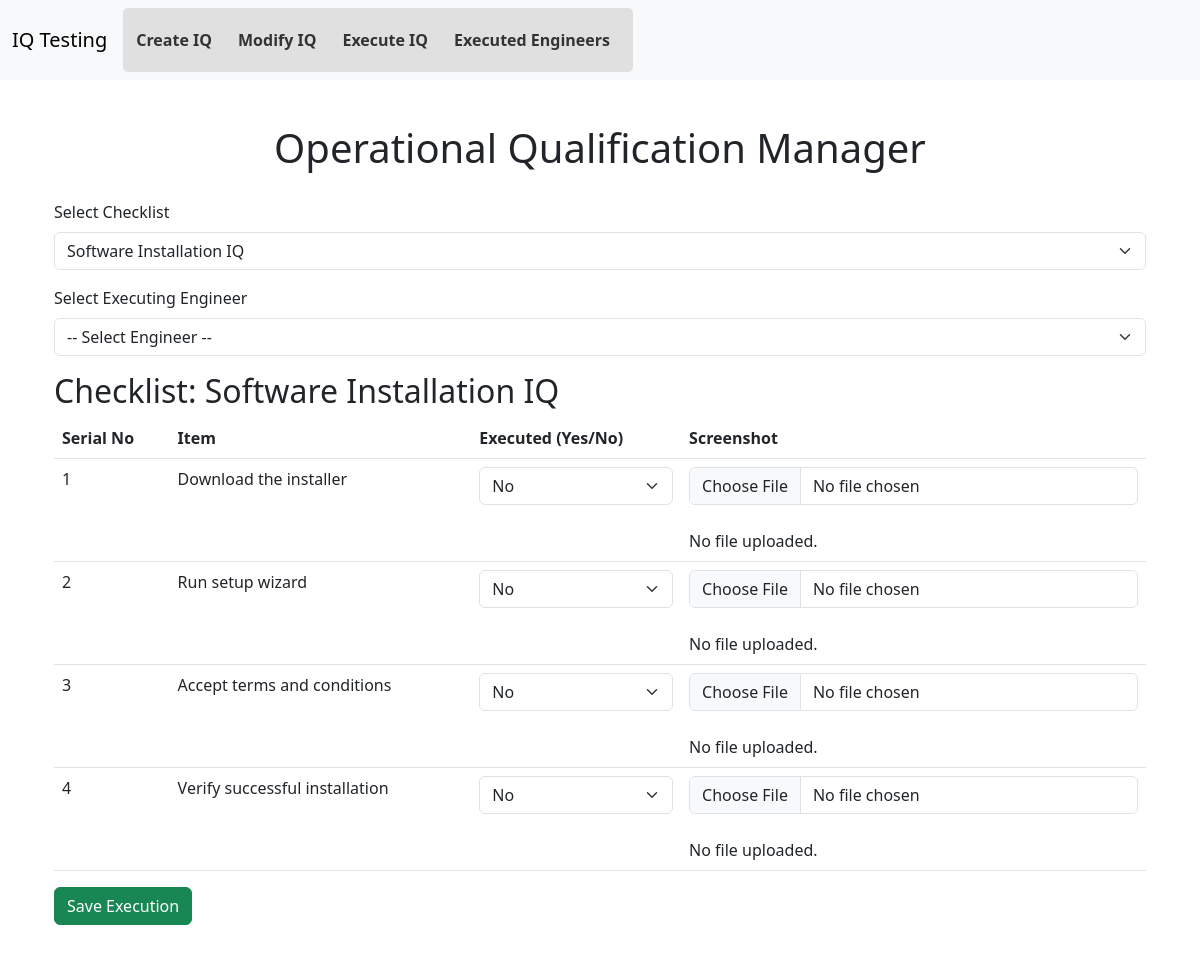
Screenshot of /execute_iq?checklist_id=1 with the database file from the repository.
### models.py (models this page shows)
class Checklist(db.Model):
    __tablename__ = 'checklists'
    checklist_id = db.Column(db.Integer, primary_key=True, autoincrement=True)
    name = db.Column(db.String(200), nullable=False, unique=True)
    description = db.Column(db.String(500))
    items = db.relationship('ChecklistItem', backref='checklist', lazy=True, cascade="all, delete-orphan")
    executions = db.relationship('Execution', backref='checklist', lazy=True, cascade="all, delete-orphan")

class ChecklistItem(db.Model):
    __tablename__ = 'checklist_items'
    item_id = db.Column(db.Integer, primary_key=True, autoincrement=True)
    description = db.Column(db.String(500), nullable=False)
    executed = db.Column(db.Boolean, default=False)
    screenshot = db.Column(db.String(300), nullable=True)
    checklist_id = db.Column(db.Integer, db.ForeignKey('checklists.checklist_id'), nullable=False)
    executed_by = db.Column(db.String(100), nullable=True)  # Stores engineer’s name

### app.py (the view, shortened to what this page needs)
@app.route('/execute_iq', methods=['GET', 'POST'])
def execute_iq():
    checklists = Checklist.query.all()
    engineers = Engineer.query.all()
    checklist_id = request.args.get('checklist_id', type=int)
    checklist = Checklist.query.get(checklist_id) if checklist_id else None
    return render_template('execute_iq.html', checklists=checklists, engineers=engineers, checklist=checklist)

### templates/execute_iq.html (shortened to what this page needs)
{% extends 'base.html' %}
{% block content %}
<h1 class="text-center">Operational Qualification Manager</h1>
<div class="container">
    <form method="GET">
        <div class="mb-3">
            <label class="form-label">Select Checklist</label>
            <select name="checklist_id" class="form-select" onchange="this.form.submit()">
                {% for c in checklists %}
                    <option value="{{ c.checklist_id }}" {% if checklist and checklist.checklist_id == c.checklist_id %}selected{% endif %}>
                        {{ c.name }}
                    </option>
                {% endfor %}
            </select>
        </div>
    </form>
    {% if checklist %}
    <form method="POST" enctype="multipart/form-data">
        <div class="mb-3">
            <label class="form-label">Select Executing Engineer</label>
            <select name="selected_engineer" class="form-select" required>
                <option value="">-- Select Engineer --</option>
            </select>
        </div>
        <h2>Checklist: {{ checklist.name }}</h2>
        {% if checklist.items %}
        <table class="table">
            <thead>
                <tr>
                    <th>Serial No</th>
                    <th>Item</th>
                    <th>Executed (Yes/No)</th>
                    <th>Screenshot</th>
                </tr>
            </thead>
           <tbody>
    {% if checklist and checklist.items %}
        {% for item in checklist.items %}
        <tr>
            <td>{{ loop.index }}</td>
            <td>{{ item.description }}</td>
            <td>
                <select name="execute_{{ item.item_id }}" class="form-select">
                    <option value="No" {% if not item.executed %}selected{% endif %}>No</option>
                </select>
            </td>
            <td>
                <input type="file" name="screenshot_{{ item.item_id }}" class="form-control">
                {% if item.screenshot %}
                    <br>
                    <img src="{{ url_for('uploaded_file', filename=item.screenshot) }}" width="100">
                {% else %}
                    <br>No file uploaded.
                {% endif %}
            </td>
        </tr>
        {% endfor %}
    {% else %}
        <tr><td colspan="4">No items found for this checklist.</td></tr>
    {% endif %}
</tbody>
        </table>
        {% else %}
        <p>No items found for this checklist.</p>
        {% endif %}
        <button type="submit" class="btn btn-success">Save Execution</button>
    </form>
    {% endif %}
</div>
{% endblock %}

### templates/base.html (shortened to what this page needs)
<!DOCTYPE html>
<html lang="en">
<head>
    <link rel="stylesheet" href="{{ url_for('static', filename='css/styles.css') }}">
    <link rel="stylesheet" href="https://cdn.jsdelivr.net/npm/bootstrap@5.3.0/dist/css/bootstrap.min.css">
</head>
<body>
<nav class="navbar navbar-expand-lg navbar-light bg-light">
    <div class="container-fluid">
        <a class="navbar-brand" href="{{ url_for('index') }}">IQ Testing</a>
        <div class="collapse navbar-collapse" id="navbarNav">
            <ul class="navbar-nav">
                <li class="nav-item"><a class="nav-link" href="{{ url_for('create_iq') }}">Create IQ</a></li>
                <li class="nav-item"><a class="nav-link" href="{{ url_for('modify_iq') }}">Modify IQ</a></li>
                <li class="nav-item"><a class="nav-link" href="{{ url_for('execute_iq') }}">Execute IQ</a></li>
                <li class="nav-item"><a class="nav-link" href="{{ url_for('executed_engineers') }}">Executed Engineers</a></li>
            </ul>
        </div>
    </div>
</nav>
<div class="container mt-4">
    {% block content %}{% endblock %}
</div>
</body>
</html>

### static/css/styles.css (style rules this page uses)
body { font-family: Arial, sans-serif; background-color: #f8f9fa; margin: 0; padding: 0; }
.navbar-nav { background-color: #e0e0e0; padding: 10px; border-radius: 5px; }
.navbar-nav .nav-item { margin: 0 5px; }
.navbar-nav .nav-item .nav-link { color: #333; font-weight: bold; padding: 10px 15px; border-radius: 5px; }
.container { margin-left: 240px; padding: 20px; }
input[type="text"], textarea, select { width: 100%; padding: 8px; margin: 5px 0 10px; border: 1px solid #ccc; border-radius: 4px; }
.btn { padding: 8px 15px; border: none; border-radius: 4px; cursor: pointer; font-size: 14px; }
.btn-success { background-color: #28a745; color: white; }
table { width: 100%; border-collapse: collapse; background-color: white; }
th, td { border: 1px solid #ddd; padding: 10px; text-align: left; }
th { background-color: #007bff; color: white; }
td { background-color: #f2f2f2; }
.text-center { text-align: center; }

### rows the page displays
Checklist: name "Software Installation IQ"
ChecklistItem: description "Download the installer", executed+item_id "No", shows "No file uploaded."
ChecklistItem: description "Run setup wizard", executed+item_id "No", shows "No file uploaded."
ChecklistItem: description "Accept terms and conditions", executed+item_id "No", shows "No file uploaded."
ChecklistItem: description "Verify successful installation", executed+item_id "No", shows "No file uploaded."

### other values shown
form field checklist_id "Software Installation IQ"
